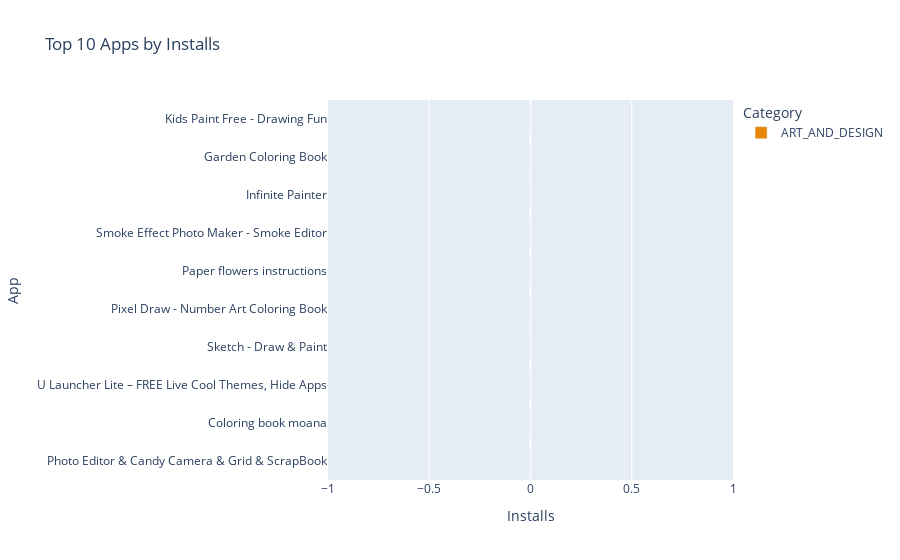

The code cell stored with this chart in its notebook:
### Code cell
top_installed = apps.sort_values('Installs', ascending=False).head(10)

fig = px.bar(
    top_installed, x='Installs', y='App', color='Category', orientation='h',
    hover_data=['Rating', 'Reviews', 'Price'],
    title='Top 10 Apps by Installs',
    color_discrete_sequence=px.colors.qualitative.Vivid
)

fig.update_layout(yaxis={'categoryorder': 'total ascending'})
fig.show()

### Figure 1 — Plotly figure (JSON) as saved in the notebook; plotly's stock layout.template omitted (floating-point values rounded to 4 significant figures)
{"data": [{"customdata": [[4.1, 159.0, 0.0], [3.9, 967.0, 0.0], [4.7, 87510.0, 0.0], [4.5, 215600.0, 0.0], [4.3, 967.0, 0.0], [4.4, 167.0, 0.0], [3.8, 178.0, 0.0], [4.1, 36820.0, 0.0], [4.4, 13790.0, 0.0], [4.7, 121.0, 0.0]], "hovertemplate": "Category=ART_AND_DESIGN<br>Installs=%{x}<br>App=%{y}<br>Rating=%{customdata[0]}<br>Reviews=%{customdata[1]}<br>Price=%{customdata[2]}<extra></extra>", "legendgroup": "ART_AND_DESIGN", "marker": {"color": "rgb(229, 134, 6)", "pattern": {"shape": ""}}, "name": "ART_AND_DESIGN", "orientation": "h", "showlegend": true, "textposition": "auto", "type": "bar", "x": [0, 0, 0, 0, 0, 0, 0, 0, 0, 0], "xaxis": "x", "y": ["Photo Editor & Candy Camera & Grid & ScrapBook", "Coloring book moana", "U Launcher Lite – FREE Live Cool Themes, Hide Apps", "Sketch - Draw & Paint", "Pixel Draw - Number Art Coloring Book", "Paper flowers instructions", "Smoke Effect Photo Maker - Smoke Editor", "Infinite Painter", "Garden Coloring Book", "Kids Paint Free - Drawing Fun"], "yaxis": "y"}], "layout": {"barmode": "relative", "legend": {"title": {"text": "Category"}, "tracegroupgap": 0}, "title": {"text": "Top 10 Apps by Installs"}, "xaxis": {"anchor": "y", "domain": [0, 1], "title": {"text": "Installs"}}, "yaxis": {"anchor": "x", "categoryorder": "total ascending", "domain": [0, 1], "title": {"text": "App"}}}}
